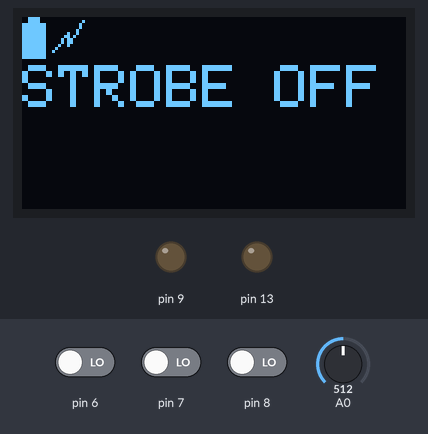
Recording of a sketch running on a simulated Arduino Uno, built with avr-gcc and run on an emulated ATmega328P. Parts: 128×64 one-colour display, output pins drawn as LEDs (lit = HIGH). Dashed ring = blinking. The inputs (shaded band) are chosen by the test bench; at power-on: pin 7 LOW, pin 6 LOW, pin 8 LOW, A0 = 512.

Above: at 1.4 s.
1.5 s: pin 7 driven HIGH
At 2.69 s:
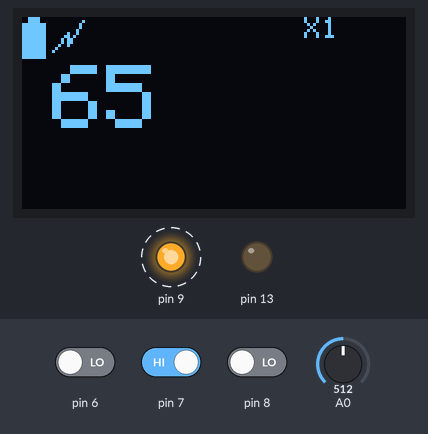
3.5 s: pin 6 driven HIGH
At 6.3 s:
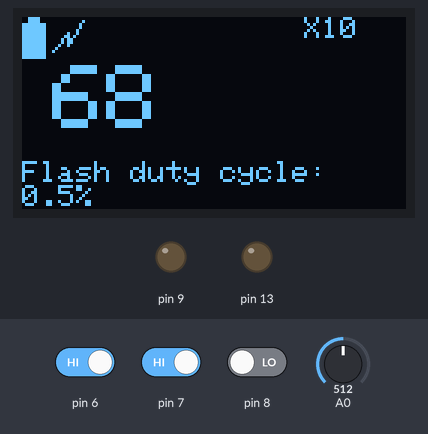
6.5 s: pin 6 driven LOW
At 7.55 s:
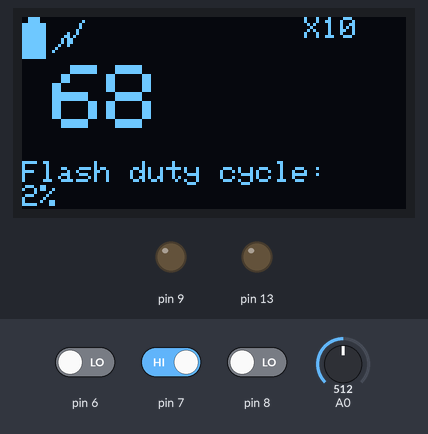
9.1 s: pin 6 driven HIGH
At 9.74 s:
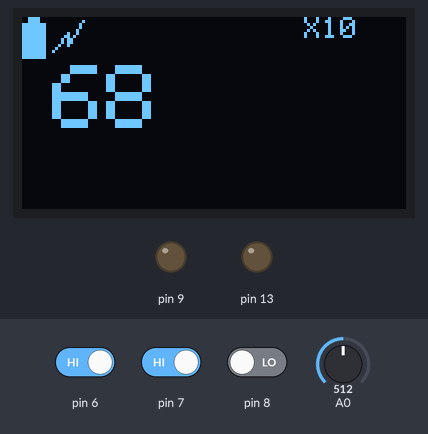
12.1 s: pin 7 driven LOW
Timing chart, 0 to 15.1 s (numbered marks = the images above; inputs shaded):
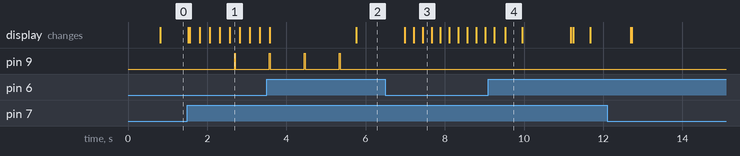

Measured:
- after the input at 1.5 s, pin 9: LOW → HIGH after 1.2 s, → LOW 0.02 s later; the display: first changes at once (image 1 shows a later state)
- after the input at 9.1 s, the display: first differs from a run without the input after 0.43 s (image 4)
- what the display in image 4 shows lasts 0.5 s, from 9.5 s to 10.0 s

The sketch:

Strobe.ino
```cpp
#include <SPI.h>
//#include <Wire.h>
//#include <Adafruit_GFX.h>
#include <Adafruit_SSD1306.h>

#define SCREEN_WIDTH 128 // OLED display width, in pixels
#define SCREEN_HEIGHT 64 // OLED display height, in pixels

//* Comment out above, uncomment this block to use hardware SPI
// SCK = 13 --- OLED_CLK
// MOSI = 11 --- OLED_MOSI
//MISO = 12  --- NC
#define OLED_DC     4
#define OLED_CS     3
#define OLED_RESET  5
Adafruit_SSD1306 display(SCREEN_WIDTH, SCREEN_HEIGHT,
  &SPI, OLED_DC, OLED_RESET, OLED_CS);

unsigned int i,p,Row,battery_read,battery_read_before,battery_perc,battery_perc_before,brightness,duty_cycle,bat_counter;
unsigned long freq,temp,presc,rpmppresc,rpm,rpmx,tpm,rpmstep,t_b_Pressed,tbp_diff,time_passed,bat_timer;
unsigned long time_ref1,time_ref11, time_ref12, time_ref2, mean_battery;
unsigned int mean_battery_level_i;
byte a,b,c,d;
bool refresh_oled_flag,battery_charging,switched_off,rpmx_done,last_charging_state;

void setup() {
freq = 16000000;

  pinMode(6,INPUT);
  pinMode(7,INPUT);
  pinMode(8,INPUT);

  //pinMode(2,INPUT);
  pinMode(A2, INPUT);
  pinMode(13,OUTPUT);
  pinMode(3,OUTPUT);
  pinMode(4,OUTPUT);
  pinMode(5,OUTPUT);
  pinMode(9, OUTPUT);
  // SSD1306_SWITCHCAPVCC = generate display voltage from 3.3V internally
  // OR EXTERNALVCC

  if(!display.begin(SSD1306_SWITCHCAPVCC)) {
//    Serial.println(F("SSD1306 allocation failed"));
    for(;;); // Don't proceed, loop forever
  }

  display.clearDisplay();
  display.setTextSize(2);             // Draw 2X-scale text
  display.setTextColor(WHITE);
  display.setCursor(0,16);
  display.println("STROBE OFF");
display.display();
brightness = 1;
rpmx = 1;
rpm = 60;
time_ref1 = millis();
time_ref2 = millis();
time_ref11 = millis();
time_ref12 = millis();
last_charging_state = 0;
}

void loop() {

bat_counter = bat_counter + 1;
if (bat_counter == 36000) bat_counter = 0;
if (bat_counter == 0) {
battery_read = mean_battery_level();

if (battery_read < 790) {
  battery_perc = 100;
  battery_charging = 1;
}
else {
battery_charging = 0;
if (battery_read > 790) battery_perc = 100;
if (battery_read > 810) battery_perc = 75;
if (battery_read > 822) battery_perc = 50;
if (battery_read > 830) battery_perc = 25;
if (battery_read > 850) low_battery();
}

battery_mon();

}
/*
if (digitalRead(A2) && !last_charging_state) {
  battery_charging = 1;
  last_charging_state = 1;
  battery_mon();
}
if (!digitalRead(A2) && last_charging_state) {
  battery_charging = 0;
  last_charging_state = 0;
  battery_mon();
}
*/


if (digitalRead(6)) time_ref11 = millis();
while (digitalRead(6)) {
    time_ref12 = millis();
    if (!rpmx_done) {
      run_rpmx();
      rpmx_done = 1;
    }

    if ((time_ref12 - time_ref11) > 2000) {
      digitalWrite(9, LOW);
      switched_off=1;
      delay(200);
    }

    if (digitalRead(7) && switched_off) flash_brightness();

   if (!digitalRead(6)) {
    time_ref11 = millis();
    time_ref12 = millis();
    switched_off = 0;
    rpmx_done = 0;
   }
}


if (digitalRead(7)) {
 rpm = rpm + rpmx;
    if (rpm > 20000) {
      rpm = 20000;
    }

 refresh_rpm_on_oled();
}

if (digitalRead(8)) {
 rpm = rpm - rpmx;
    if ((rpm < 60) || (rpm > 100000)) {
      rpm = 60;
    }

 refresh_rpm_on_oled();

}
}


void refresh_rpm_on_oled(void) {

  refresh_oled_flag = 1;
  display.clearDisplay();

  battery_mon();
  display.setTextSize(1);             // Normal 1:1 pixel scale
  display.setTextColor(WHITE);        // Draw white text
  display.setCursor(94,0);             // Start at top-left corner
  display.print("X");
  display.println(rpmx);

  display.setTextSize(3);             // Draw 2X-scale text
  display.setTextColor(WHITE);
  display.setCursor(10,16);
  display.println(rpm);

  display.display();
  delay(200);
  setStrobe();
}

void run_rpmx(){
  switch (rpmx) {
    case 1:
    rpmx = 10;
    break;
    case 10:
    rpmx = 100;
    break;
    case 100:
    rpmx = 1000;
    break;
    case 1000:
    rpmx = 1;
    break;
    //delay(250);
  }
if (!switched_off) {
refresh_rpm_on_oled();
}
else {
  switched_off = 0;
}
}

void setStrobe() {

switch (brightness) {
  case 1:
  duty_cycle = 200;
  break;
  case 2:
  duty_cycle = 150;
  break;
  case 3:
  duty_cycle = 100;
  break;
  case 4:
  duty_cycle = 50;
  break;

}

  i = 0;

if ((rpm >= 16000) && (rpm <= 20000))  {


rpmppresc = rpm;
TCCR1A = _BV(COM1A1) | _BV(WGM11) ;
TCCR1B = _BV(WGM13) | _BV(WGM12) | _BV(CS10) ;
temp = (freq*60/rpmppresc)  ;
i = int(temp);
p = i / duty_cycle;
}


if ((rpm < 16000) && (rpm > 2000))  {

presc = 8L;
rpmppresc = presc * rpm;
TCCR1A = _BV(COM1A1) | _BV(WGM11) ;
TCCR1B = _BV(WGM13) | _BV(WGM12) | _BV(CS11) ;
temp = (freq*60/rpmppresc)  ;
i = int(temp);
p = i / duty_cycle;
}

if (rpm <= 2000) {
presc = 256L;
rpmppresc = presc * rpm ;

TCCR1A = _BV(COM1A1) | _BV(WGM11) ;
TCCR1B = _BV(WGM13) | _BV(WGM12) | _BV(CS12) ;
temp = (freq*60/rpmppresc)  ;
i = int(temp);
p = i / 50;

}


if (i > 0) {
a = highByte(i);
b = lowByte(i);
c = highByte(p);
d = lowByte(p);

ICR1H = a;
ICR1L = b;
OCR1AH = c;
OCR1AL = d;

}

}

unsigned int mean_battery_level() {

  int i=0;
  mean_battery = analogRead(A0);
  for (i=0;i<250;i++) {
  mean_battery = (mean_battery + analogRead(A0)) / 2;

  }
  return mean_battery;

  }

void battery_mon() {
//this to test:
//battery_charging = 0;

if (battery_charging) {
        display.fillRect(2, 0, 4, 2, WHITE);

        display.drawLine(10, 11, 15, 5 , WHITE);
        display.drawLine(15, 6, 15, 9 , WHITE);
        display.drawLine(15, 9, 20, 1 , WHITE);
        display.drawRect(0, 2,8,12, WHITE);
        display.fillRect(0, 2, 8, 12, WHITE);

        display.display();
}

if (!battery_charging) {
display.fillRect(10, 0, 11, 14, BLACK);
display.display();

if ((battery_perc != battery_perc_before) || refresh_oled_flag) {

if ((battery_perc > battery_perc_before) && (battery_perc_before != 0)) battery_perc = battery_perc_before;

       display.fillRect(0, 56, 120, 8, BLACK);
        display.setCursor(0,56);
        display.setTextSize(1);             // Draw 2X-scale text
        display.print(battery_read);
        display.display();

    switch (battery_perc) {
    case 100:
        display.fillRect(2, 0, 4, 2, WHITE);

        display.fillRect(0, 2, 8, 12, WHITE);
        display.fillRect(10, 0, 11, 14, BLACK);

        display.drawRect(0, 2,8,12, WHITE);

        display.display();
        break;
    case 75:
        display.fillRect(2, 0, 4, 2, WHITE);

        display.fillRect(10, 0, 11, 14, BLACK);

        display.fillRect(0, 5, 8, 9, WHITE);
        display.fillRect(0, 2, 8, 3, BLACK);

        display.drawRect(0, 2,8,12, WHITE);

        display.display();
        break;
    case 50:
        display.fillRect(2, 0, 4, 2, WHITE);

        display.fillRect(10, 0, 11, 14, BLACK);


        display.fillRect(0, 8, 8, 6, WHITE);

        display.fillRect(0, 2, 8, 4, BLACK);


        display.drawRect(0, 2,8,12, WHITE);

        display.display();
        break;
    case 25:
        display.fillRect(2, 0, 4, 2, WHITE);

        display.fillRect(10, 0, 11, 14, BLACK);
        display.fillRect(0, 2, 8, 9, BLACK);


        display.fillRect(0, 11, 8, 3, WHITE);
        display.drawRect(0, 2,8,12, WHITE);

        display.display();
        break;
  }
battery_perc_before = battery_perc;
refresh_oled_flag = 0;
}

}
}

void low_battery() {
  digitalWrite(9,LOW);
  display.clearDisplay();
  display.setTextSize(2);             // Draw 2X-scale text
  display.setTextColor(WHITE);
  display.setCursor(0,0);
  display.println("    LOW   ");
  display.println("  Battery ");
  display.setTextSize(1);             // Draw 2X-scale text
  display.println("");
  display.println("    Switching Off");
  display.display();
  delay(6000);
  display.clearDisplay();
  display.display();
while (1) {

}

}
void flash_brightness(void) {
  bool loop_out = 0;

  display.setCursor(0,48);
  display.setTextSize(1);             // Draw 2X-scale text
  display.print("Flash duty cycle:");
  display.setCursor(0,56);
  display.setTextSize(1);             // Draw 2X-scale text
  display.print("0.5");
  display.print("%");
  display.display();

  delay(1000);
  while (!loop_out) {
    if (digitalRead(6)) {
      //refresh_rpm_on_oled();
    loop_out = 1;
    }

    if (digitalRead(7)) {

       delay(200);


       switch (brightness) {
       case 1:
       brightness = 2;
       display.fillRect(0, 56, 48, 8, BLACK);
        display.setCursor(0,56);
        display.setTextSize(1);             // Draw 2X-scale text
        display.print("1");
        display.print("%");
        display.display();

       break;
       case 2:
       brightness = 3;
       display.fillRect(0, 56, 48, 8, BLACK);
        display.setCursor(0,56);
        display.setTextSize(1);             // Draw 2X-scale text
        display.print("1.5");
        display.print("%");
        display.display();

       break;
       case 3:
       brightness = 4;
       display.fillRect(0, 56, 48, 8, BLACK);
        display.setCursor(0,56);
        display.setTextSize(1);             // Draw 2X-scale text
        display.print("2");
        display.print("%");
        display.display();

       break;

       case 4:
       brightness = 1;
       display.fillRect(0, 56, 48, 8, BLACK);
        display.setCursor(0,56);
        display.setTextSize(1);             // Draw 2X-scale text
        display.print("0.5");
        display.print("%");
        display.display();

       break;


       }

    }
     }
if (loop_out) refresh_rpm_on_oled();
}
```
